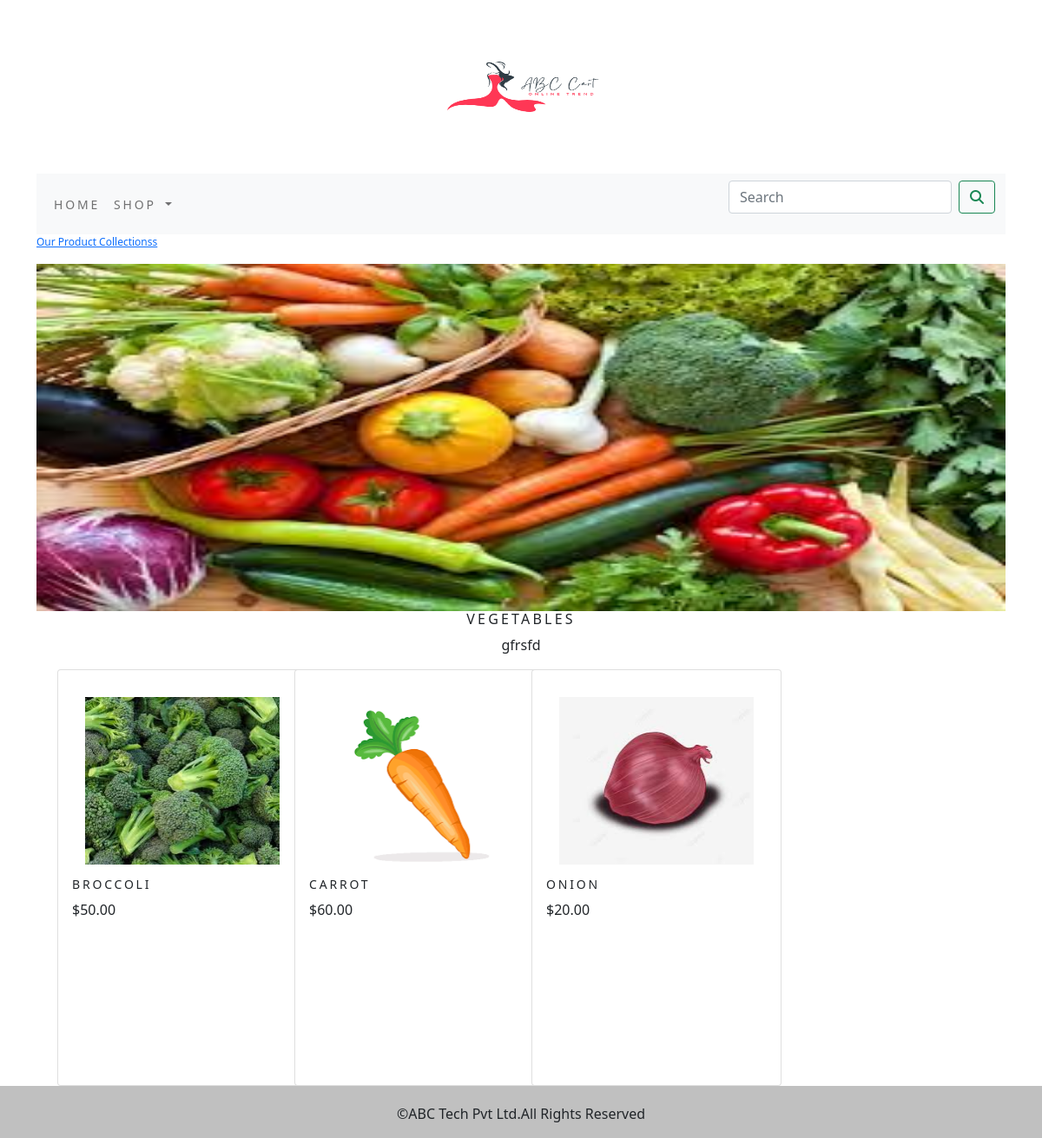
The page /shop/vegetables/ on the database its author committed.
### shop/models.py (models this page shows, shortened)
class Category(models.Model):
    name=models.CharField(max_length=250,unique=True)
    slug=models.SlugField(max_length=250,unique=True)
    desc=models.TextField(blank=True)
    image=models.ImageField(upload_to='category',blank=True)
    class Meta:
        ordering=('name',)
        verbose_name ='category'
        verbose_name_plural='categories'
    def get_url(self):
        return reverse('shop:products_by_category',args=[self.slug])

class Product(models.Model):
    name=models.CharField(max_length=250,unique=True)
    slug=models.SlugField(max_length=250,unique=True)
    desc=models.TextField(blank=True)
    price=models.DecimalField(max_digits=10,decimal_places=2)
    category=models.ForeignKey(Category,on_delete=models.CASCADE)
    image=models.ImageField(upload_to='product',blank=True)
    stock=models.IntegerField()
    available=models.BooleanField(default=True)
    created=models.DateTimeField(auto_now_add=True)
    updated=models.DateTimeField(auto_now=True)
    def get_url(self):
        return reverse('shop:proCatDetail',args=[self.category.slug,self.slug])
    class Meta:
        ordering = ('name',)
        verbose_name = 'product'
        verbose_name_plural = 'products'

### shop/views.py (the view)
# urls.py: path('',views.allProdCat,name='allProdCat'),
def allProdCat(request,c_slug=None):
    c_page=None
    products_list=None
    if c_slug != None:
        c_page=get_object_or_404(Category,slug=c_slug)
        products_list=Product.objects.all().filter(category=c_page,available=True)
    else:
        products_list= Product.objects.all().filter(available=True)
    paginator=Paginator(products_list,6)
    try:
        page=int(request.GET.get('page','1'))
    except:
        page=1
    try:
        products=paginator.page(page)
    except(EmptyPage,InvalidPage):
        products=paginator.page(paginator.num_pages)
    return render(request,"category.html",{'category':c_page,'products':products})

### cart/context_processors.py (called while the page is built)
def counter(request):
    item_count=0
    if 'admin' in request.path:
        return {}
    else:
        try:
            cart=Cart.objects.filter(cart_id=_cart_id(request))
            cart_items=CartItem.objects.filter(cart=cart[:1])
            for cart_item in cart_items:
                item_count += cart_item.quantity
        except Cart.DoesNotExist:
            item_count=0
    return dict(item_count=item_count)

### cart/views.py (called while the page is built)
def _cart_id(request):
    cart=request.session.session_key
    if not cart:
        cart=request.session.create()
    return cart

### shop/context_processors.py (called while the page is built)
def menu_links(request):
    links=Category.objects.all()
    return dict(links=links)

### templates/category.html (shortened to what this page needs)
{% extends 'base.html' %}
{% load static %}
{% block content %}
    {% if category %}
        <div>
            <div class="row my_row_class">
                <div class="mx-auto">
                    <p><a href="{% url 'shop:allProdCat' %}">Our Product Collectionss </a> </p>
                </div>
            </div>
        </div>
    {% endif %}
    <div class="mx-auto">
        {% if category %}
            <a href="{{category.get_url}}"><img class="my_image" src="{{category.image.url}}"  alt="{{category.name}}"></a>
            <br>
            <div>
                <h1 class="text-center my_title">{{category.name}}</h1>
                <p class="text-justify text-center">{{category.desc}}</p>
            </div>
        {% endif %}
    </div>
    <div class="container">
        <div class="row mx-auto">
            {% for product  in products.object_list %}
            <div class="my_bottom_margin col-9 col-sm-3 col lg 4">
                <div class="card" style="width:18rem; height:30rem;">
                    <div class="card-body">
                    <a href="{{product.get_url}}"> <img class="card-img-top my_image my_image_padding" src="{{product.image.url}}" alt="{{product.name}}"></a>
                        <h4 class="card-title">{{product.name}}</h4>
                        <p>${{product.price}}</p>
                    </div>
                </div>
            </div>
                {% endfor %}
        </div>
</div>
{% endblock %}

### static/css/custom.css (style rules this page uses)
body { font-family: 'Crimson Text', serif; }
.my_row_class { padding-top=30px; }
.my_row_class .mx-auto { color:#FF0000; font-size:12px; }
.my_image { width:100%; height:50%; }
.my_title { font-size:16px; text-transform:uppercase; letter-spacing:.2em; }
.my_image_padding { padding:15px; }
.my_bottom_margin { margin_bottom:10px; }
.card-body h4 { font-size:14px; text-transform:uppercase; letter-spacing:.2em; }

### rows shown on the page
Category: image (picture), name "VEGETABLES", desc "gfrsfd"
Product: image (picture), name "BROCCOLI", price "50.00"
Product: image (picture), name "CARROT", price "60.00"
Product: image (picture), name "ONION", price "20.00"
